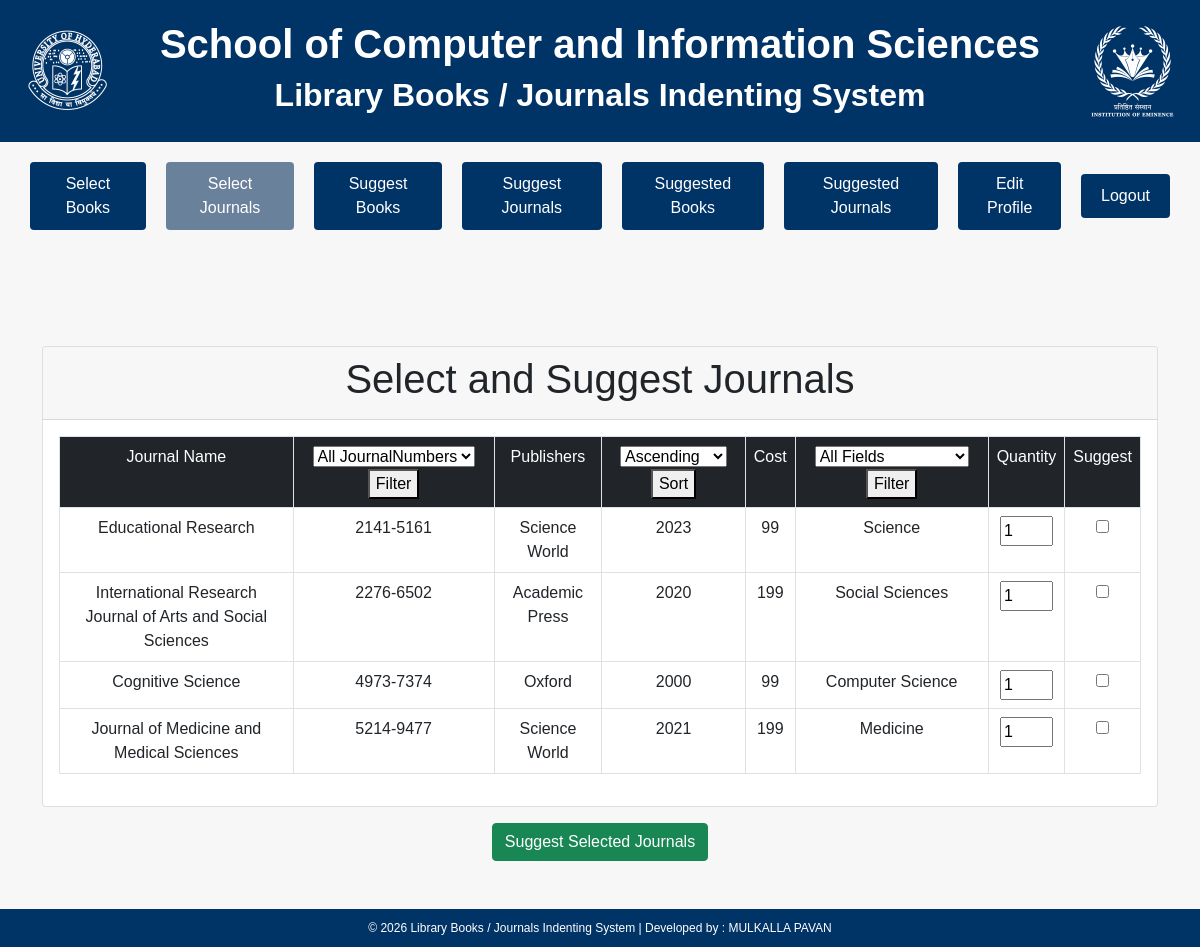
Screenshot of /faculty/select_journal.php with the database file from the repository.
### tables this page shows
CREATE TABLE `journals` (
  `journalName` varchar(200) NOT NULL,
  `journalNumber` varchar(30) NOT NULL,
  `publisher` varchar(200) NOT NULL,
  `year` int(4) NOT NULL,
  `cost` int(10) NOT NULL,
  `field` varchar(200) NOT NULL
);

### faculty/select_journal.php (the view, shortened to what this page needs)
<!DOCTYPE html>
<html lang="en">
<head>
  <link rel="stylesheet" href="css/bootstrap.min.css">
</head>
<body>
<header>
    <div id="header">
      <div id="img_left">
        <img src="../img/uoh_logo_white.png" alt="University of Hyderabad">
      </div>
      <div id="title">
            <h1><b>School of Computer and Information Sciences</b></h1>
            <h2><b>Library Books / Journals Indenting System</b></h2>
        </div>
      <div id="img_right">
        <img src="../img/uoh_ioe_white.png" alt="University of Hyderabad">
      </div>
    </div>
  </header>
  <div id="navigation" align="center" class="btn-group1">
    <button onclick="window.location.href='select_book.php'">Select Books</button>
    <button onclick="window.location.href='select_journal.php'" id="user-btn">Select Journals</button>
    <button onclick="window.location.href='suggest_books.php'">Suggest Books</button>
    <button onclick="window.location.href='suggest_journals.php'">Suggest Journals</button>
    <button onclick="window.location.href='suggested_books.php'">Suggested Books</button>
    <button onclick="window.location.href='suggested_journals.php'">Suggested Journals</button>
    <button onclick="window.location.href='../faculty/profile/edit_profile.php'">Edit Profile</button>
    <button onclick="window.location.href='../faculty.php'">Logout</button>
  </div>
  <div class="container">
    <div class="row mt-5">
      <div class="col">
        <div class="card mt-5">
          <div class="card-header">
            <h2 class="display-6 text-center">Select and Suggest Journals</h2>
          </div>
          <div class="card-body">
          <form action="process_suggested_journals.php" method="post">
            <table class="table table-bordered text-center" id="bookTable">
              <tr class="bg-dark text-white heading-row">
                <td> Journal Name </td>
                <td>
                  <select id="journalNumberFilter">
                    <option value="">All JournalNumbers</option>
                  </select>
                  <button type="button" onclick="filterTable0(); return false;">Filter</button>
                </td>
                  <td> Publishers </td>
                <td>
                  <select id="yearSortDirection">
                    <option value="asc">Ascending</option>
                  </select>
                  <button type="button" onclick="sortTable(); return false;">Sort</button>
                </td>
                <td> Cost </td>
                <td>
                  <select id="fieldFilter">
                    <option value="">All Fields</option>
                  </select>
                  <button type="button" onclick="filterTable(); return false;">Filter</button>
                  </td>
                  <td> Quantity </td>
                <td> Suggest </td>
              </tr>
              <?php
              require_once 'config/db1.php';
              $query = "SELECT * FROM journals";
              $data = mysqli_query($con, $query);
              $total = mysqli_num_rows($data);
              if ($total != 0) {
                while ($result = mysqli_fetch_assoc($data)) {
                  echo "
                        <tr>
                          <td>" . $result['journalName'] . "</td>
                          <td>" . $result['journalNumber'] . "</td>
                          <td>" . $result['publisher'] . "</td>
                          <td>" . $result['year'] . "</td>
                          <td>" . $result['cost'] . "</td>
                          <td>" . $result['field'] . "</td>
                          <td>
                            <input type='number' name='quantity[]' value='1' min='1' max='6'>
                          </td>
                          <td>
                            <input type='checkbox' class='suggested-journal-checkbox' data-journal='" . htmlentities(json_encode($result)) . "'>
                          </td>
                        </tr>
                       ";
                }
              } else {
                echo "<tr><td colspan='6'>No records found</td></tr>";
              }
              ?>
            </table>
          </div>
        </div>
      </div>
    </div>
  </div>
  <div class="text-center mt-3">
      <button id="suggestJournalsButton" class="btn btn-success" type="button">Suggest Selected Journals</button>
  </div>
</body>
<br> <br>
        <?php include('../footer.php');?>
</html>

### faculty/select_journal.php (style rules this page uses)
body { font-family: Arial, sans-serif; margin: 0; padding: 0; background-color: #f7f7f7; }
h1, h2 { text-align: center; }
#header { display: flex; align-items: center; justify-content: space-between; padding: 20px; background-color: #003366; color: white; width: auto; position: sticky; top: 0; z-index: 1000; }
#navigation { display: flex; align-items: center; justify-content: space-between; padding: 20px; background-color: #f7f7f7; color: white; width: auto; position: sticky; top: 0; z-index: 100; }
#img_left, #img_right { flex: 0 0 auto; }
#img_left img, #img_right img { max-width: 100%; height: auto; }
#title { flex: 1 1 auto; text-align: center; margin: 0; }
.btn-group1 { display: flex; justify-content: center; border-radius: 4px; }
.btn-group1 button { background-color: #003366; color: #fff; border: none; padding: 10px 20px; margin: 0 10px; cursor: pointer; font-size: 16px; border-radius: 4px; }
#user-btn.active { background-color: #6a819c; }
.container { display: flex; flex-direction: column; justify-content: center; align-items: center; }

### rows the page displays
journals: journalName "Educational Research", journalNumber "2141-5161", publisher "Science World", year "2023", cost "99", field "Science"
journals: journalName "International Research Journal of Arts and Social Sciences", journalNumber "2276-6502", publisher "Academic Press", year "2020", cost "199", field "Social Sciences"
journals: journalName "Cognitive Science", journalNumber "4973-7374", publisher "Oxford", year "2000", cost "99", field "Computer Science"
journals: journalName "Journal of Medicine and Medical Sciences", journalNumber "5214-9477", publisher "Science World", year "2021", cost "199", field "Medicine"
